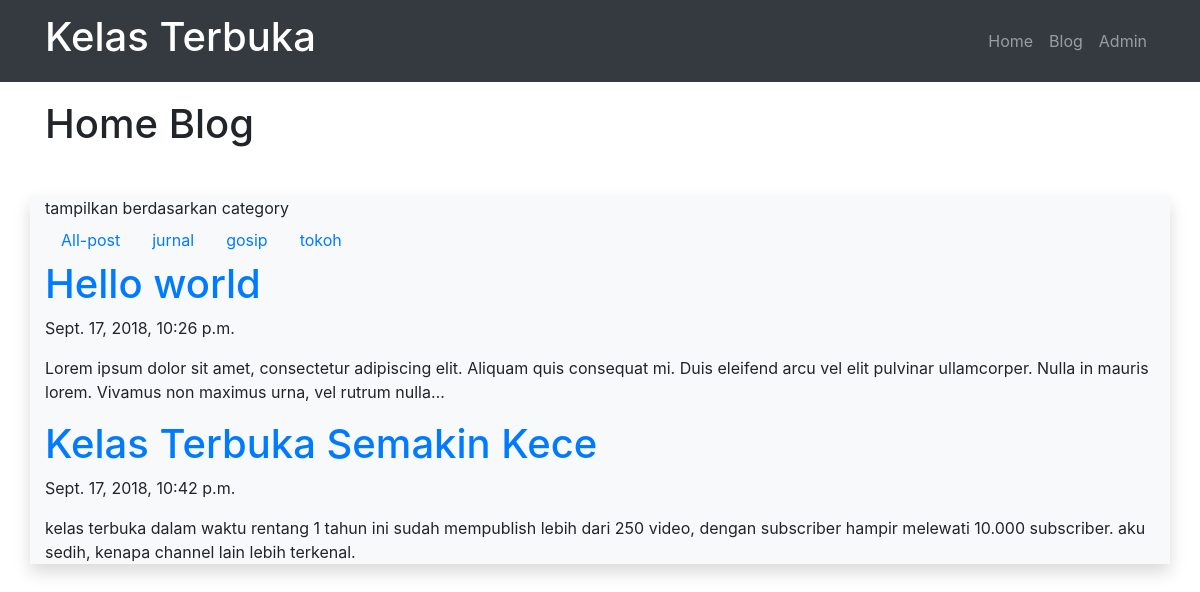
Screenshot of /blog/category/jurnal/ with the database file from the repository.
### blog/models.py (models this page shows, shortened)
class Post(models.Model):
	judul		= models.CharField(max_length=255)
	body		= models.TextField()
	category	= models.CharField(max_length=255)
	publish		= models.DateTimeField(auto_now_add = True)
	update		= models.DateTimeField(auto_now = True)
	slug		= models.SlugField(blank=True, editable = False)

### blog/views.py (the view)
# urls.py: url(r'^category/(?P<categoryInput>[\w-]+)/$', views.categoryPost),
def categoryPost(request,categoryInput):
	posts = Post.objects.filter(category=categoryInput);
	categories = Post.objects.values('category').distinct();
	context = {
		'Judul':'Home Blog',
		'Content':'tampilkan berdasarkan category',
		'Categories':categories,
		'Posts':posts,
	}
	return render(request,'blog/category.html',context)

### blog/templates/blog/category.html (shortened to what this page needs)
{% extends "base.html" %}
{% block pageTitle %}
	{{Judul}}
{% endblock pageTitle %}
{% block contents %}
	{{Content}}
	<ul class="nav">
		<li class="nav-item">
			<a class = "nav-link" href="/blog" title="">
				All-post
			</a>
		</li>
	{% for dataCategory in Categories %}
		<li class="nav-item">
			<a class = "nav-link" href="/blog/category/{{dataCategory.category}}" title="">
				{{dataCategory.category}}
			</a>
		</li>
	{% endfor %}
	</ul>
	{% for post in Posts %}
		<a href="/blog/post/{{post.slug}}" title="">
			<h1>{{post.judul}}</h1>
		</a>
		<p>{{post.publish}}</p>
		<p>{{post.body|truncatechars:200}}</p>
	{% endfor %}
{% endblock contents %}

### rows the page displays
Post: judul "Hello world", publish "Sept. 17, 2018, 10:26 p.m.", body "Lorem ipsum dolor sit amet, consectetur adipiscing elit. Aliquam quis consequat mi. Duis eleifend arcu vel elit pulvinar ullamcorper. Nulla in mauris lorem. Vivamus non maximus urna, vel rutrum nulla…"
Post: judul "Kelas Terbuka Semakin Kece", publish "Sept. 17, 2018, 10:42 p.m.", body "kelas terbuka dalam waktu rentang 1 tahun ini sudah mempublish lebih dari 250 video, dengan subscriber hampir melewati 10.000 subscriber. aku sedih, kenapa channel lain lebih terkenal."

### other values shown
{{ Judul }} "Home Blog"
{{ Content }} "tampilkan berdasarkan category"
{{ dataCategory.category }} "jurnal" "gosip" "tokoh"
